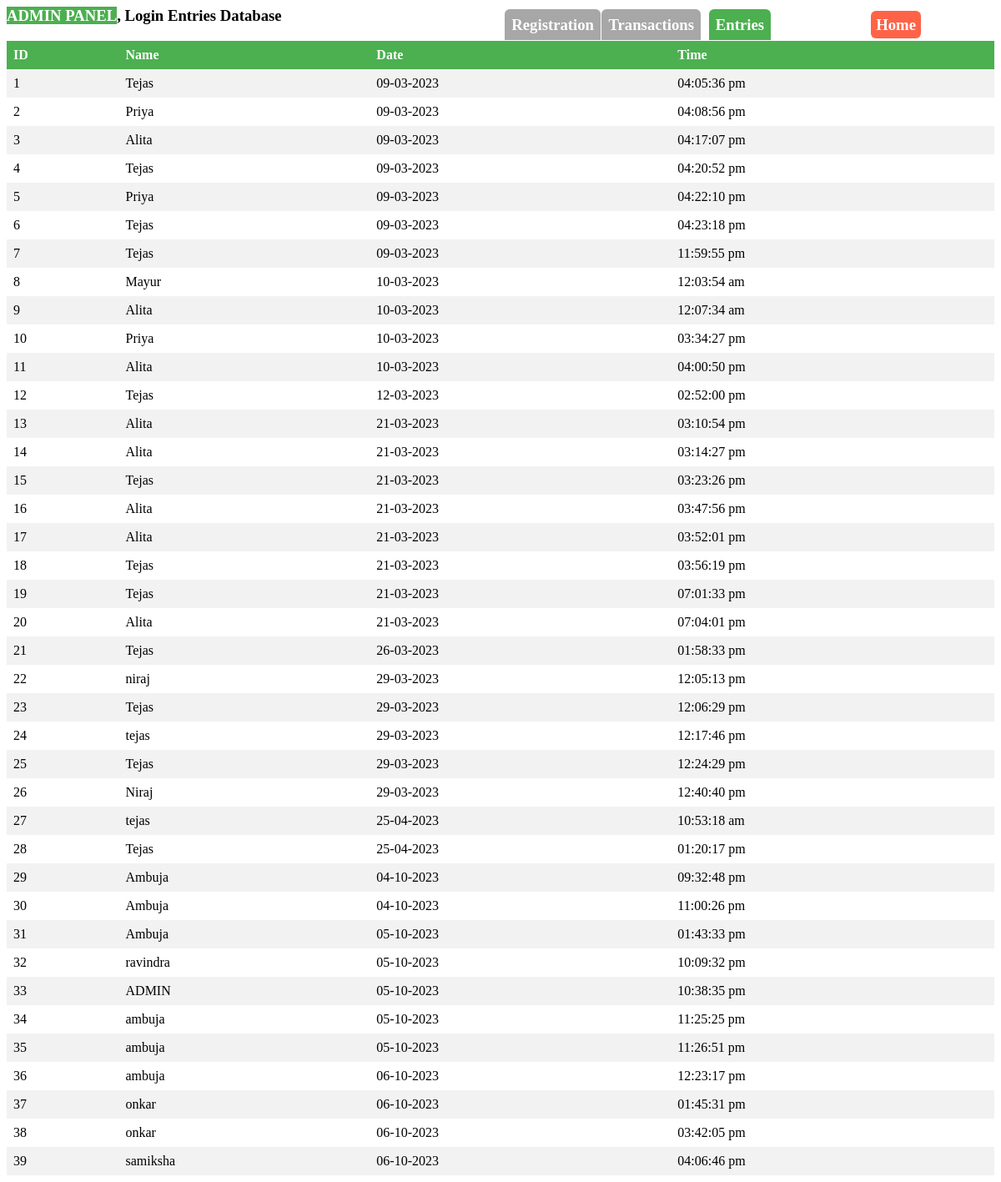
Before: /Grocery_Management/entries.php with the older database file.
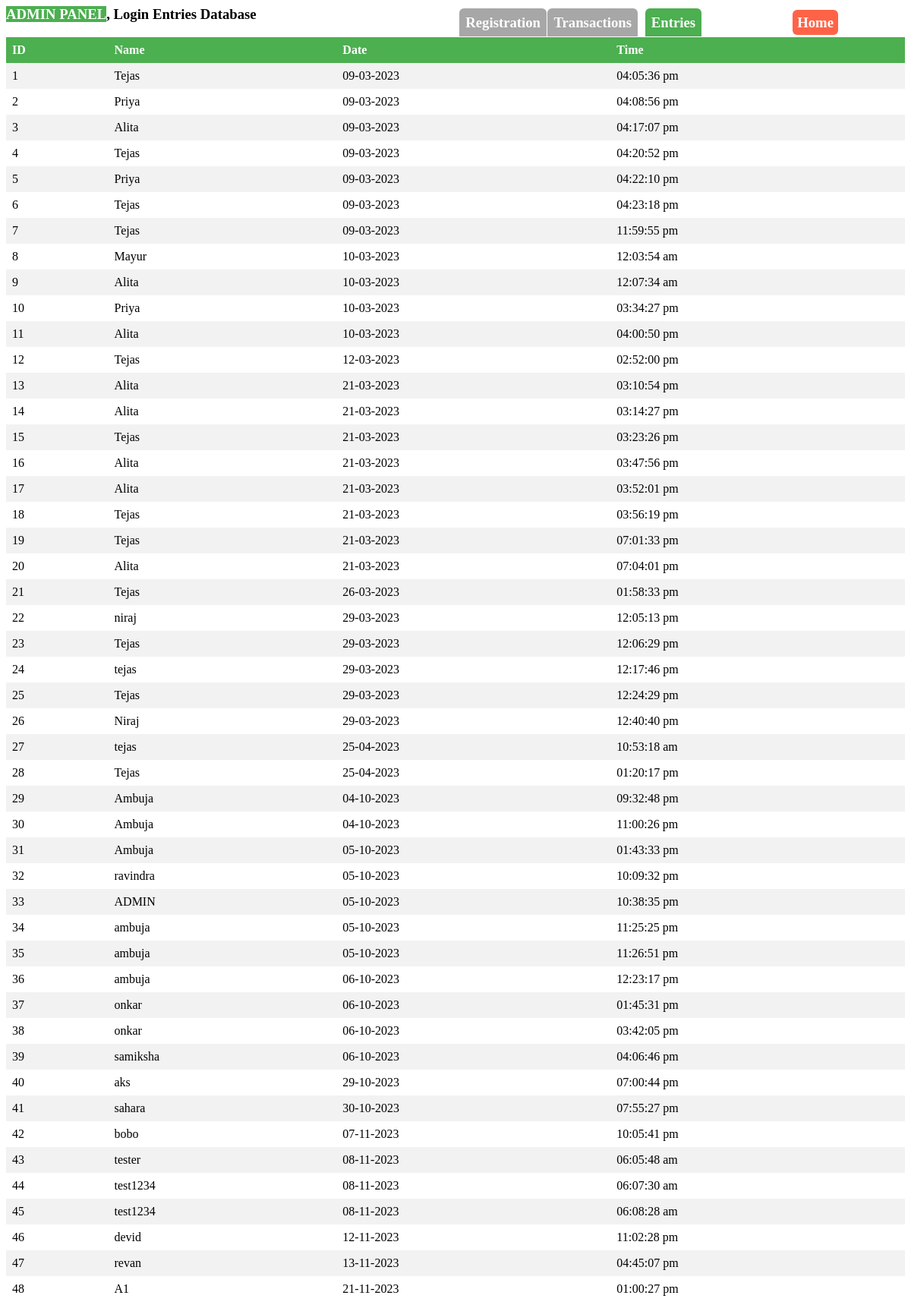
After: the same page with the newer database file.
### tables this page shows
CREATE TABLE `entries` (
  `id` int(11) NOT NULL AUTO_INCREMENT,
  `name` varchar(255) DEFAULT NULL,
  `password` varchar(255) DEFAULT NULL,
  `date` varchar(255) DEFAULT NULL,
  `time` varchar(255) DEFAULT NULL,
  PRIMARY KEY (`id`)
);

### Grocery_Management/entries.php (the view, shortened to what this page needs)
<?php
$dbHost = 'grocy-database-service:3306';
$dbUsername = 'root';
$dbPassword = '989878';
$dbName = 'GROCERY';
$conn = mysqli_connect($dbHost, $dbUsername, $dbPassword, $dbName);
$sql = "SELECT * FROM entries";
$result = $conn->query($sql);
echo "<h3> <mark style='background:#4CAF50;color:#fff;'>ADMIN PANEL</mark>, Login Entries Database </h3>";
echo "<h3 style='right:40%;position:absolute;top:0;'><a href='admin.php' style='background:#A7A7A7;color:#fff;border-radius:6px;border-bottom-left-radius:0;border-bottom-right-radius:0;padding:8px;text-decoration:none;'>Registration</a></h3>";
echo "<h3 style='right:30%;position:absolute;top:0;'><a href='transaction.php' style='background:#A7A7A7;color:#fff;border-radius:6px;border-bottom-left-radius:0;border-bottom-right-radius:0;padding:8px;text-decoration:none;'>Transactions</a></h3>";
echo "<h3 style='right:23%;position:absolute;top:0;'><a href='entries.php' style='background:#4CAF50;color:#fff;border-radius:6px;border-bottom-left-radius:0;border-bottom-right-radius:0;padding:8px;text-decoration:none;'>Entries</a></h3>";
echo "<h3 style='right:8%;position:absolute;top:0;'><a href='index.html' style='background:tomato;color:#fff;border-radius:6px;padding:6px;text-decoration:none;'>Home</a></h3>";
if (mysqli_num_rows($result) > 0) {
    echo "<table>";
    echo "<tr><th>ID</th><th>Name</th>";
    echo "<th>Date</th><th>Time</th></tr>";
    while ($row = mysqli_fetch_assoc($result)) {
        echo "<tr>";
        echo "<td>" . $row["id"] . "</td>";
        echo "<td>" . $row["name"] . "</td>";
        echo "<td>" . $row["date"] . "</td>";
        echo "<td>" . $row["time"] . "</td>";
        echo "</tr>";
    }
    echo "</table>";
} else {
    echo "No data found.";
}
?>

Changed rows visible on the page:
added entries: id "40", name "aks", date "29-10-2023", time "07:00:44 pm"
added entries: id "41", name "sahara", date "30-10-2023", time "07:55:27 pm"
added entries: id "42", name "bobo", date "07-11-2023", time "10:05:41 pm"
added entries: id "43", name "tester", date "08-11-2023", time "06:05:48 am"
added entries: id "44", name "test1234", date "08-11-2023", time "06:07:30 am"
added entries: id "45", name "test1234", date "08-11-2023", time "06:08:28 am"
added entries: id "46", name "devid", date "12-11-2023", time "11:02:28 pm"
added entries: id "47", name "revan", date "13-11-2023", time "04:45:07 pm"
added entries: id "48", name "A1", date "21-11-2023", time "01:00:27 pm"
